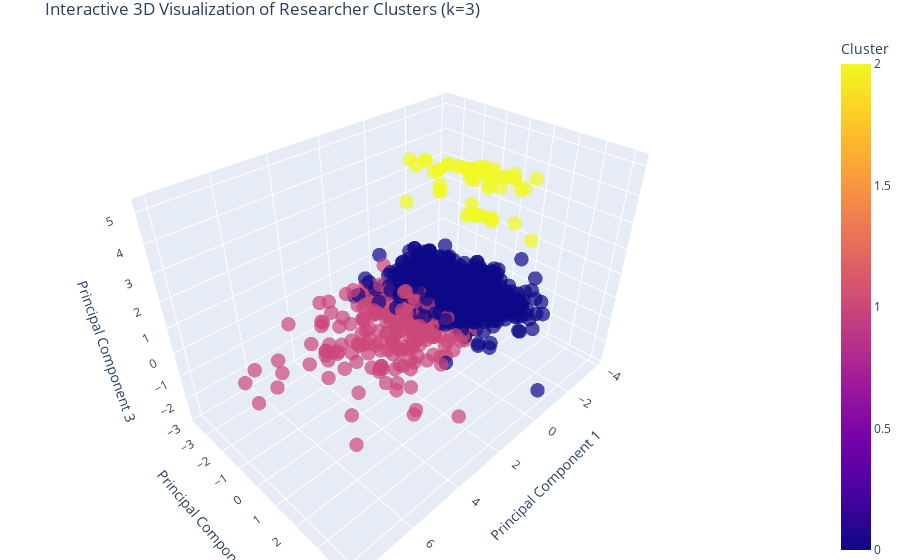

The code cell stored with this chart in its notebook:
### Code cell
import plotly.express as px
import plotly.graph_objects as go

# Create the 3D scatter plot with hover information
fig = px.scatter_3d(
    # Supply the dataframe with PCA coordinates joined with researcher info
    data_frame=pd.DataFrame({
        'PC1': X_pca3[:, 0],
        'PC2': X_pca3[:, 1], 
        'PC3': X_pca3[:, 2],
        'cluster': cluster_labels,
        'name': df['name'],
        'h_index': df['h_index'],
        'citations': df['total_citation_count'],
        'career_span': df['career_span']
    }),
    x='PC1', 
    y='PC2', 
    z='PC3',
    color='cluster',
    hover_name='name',  # This will display the name when hovering
    hover_data=['h_index', 'citations', 'career_span'],  # Additional info on hover
    labels={'cluster': 'Cluster'},
    title=f'Interactive 3D Visualization of Researcher Clusters (k={optimal_k})'
)

# Customize the appearance
fig.update_traces(marker=dict(size=5, opacity=0.7))

# Make the plot more interactive
fig.update_layout(
    scene=dict(
        xaxis_title='Principal Component 1',
        yaxis_title='Principal Component 2',
        zaxis_title='Principal Component 3'
    ),
    margin=dict(l=0, r=0, b=0, t=30)
)

# Display the interactive plot
fig.show()

### Figure 1 — Plotly figure (JSON) as saved in the notebook; plotly's stock layout.template omitted (floating-point values rounded to 4 significant figures; data arrays with more than 128 entries replaced by an {"elided": "..."} marker saying what was removed)
{"data": [{"customdata": {"elided": "1000x3 int values"}, "hovertemplate": "<b>%{hovertext}</b><br><br>PC1=%{x}<br>PC2=%{y}<br>PC3=%{z}<br>h_index=%{customdata[0]}<br>citations=%{customdata[1]}<br>career_span=%{customdata[2]}<br>Cluster=%{marker.color}<extra></extra>", "hovertext": {"elided": "1000 str values"}, "legendgroup": "", "marker": {"color": {"elided": "1000 int values"}, "coloraxis": "coloraxis", "opacity": 0.7, "size": 5, "symbol": "circle"}, "mode": "markers", "name": "", "scene": "scene", "showlegend": false, "type": "scatter3d", "x": {"elided": "1000 float values"}, "y": {"elided": "1000 float values"}, "z": {"elided": "1000 float values"}}], "layout": {"coloraxis": {"colorbar": {"title": {"text": "Cluster"}}, "colorscale": [[0, "#0d0887"], [0.1111, "#46039f"], [0.2222, "#7201a8"], [0.3333, "#9c179e"], [0.4444, "#bd3786"], [0.5556, "#d8576b"], [0.6667, "#ed7953"], [0.7778, "#fb9f3a"], [0.8889, "#fdca26"], [1, "#f0f921"]]}, "legend": {"tracegroupgap": 0}, "margin": {"b": 0, "l": 0, "r": 0, "t": 30}, "scene": {"domain": {"x": [0, 1], "y": [0, 1]}, "xaxis": {"title": {"text": "Principal Component 1"}}, "yaxis": {"title": {"text": "Principal Component 2"}}, "zaxis": {"title": {"text": "Principal Component 3"}}}, "title": {"text": "Interactive 3D Visualization of Researcher Clusters (k=3)"}}}
